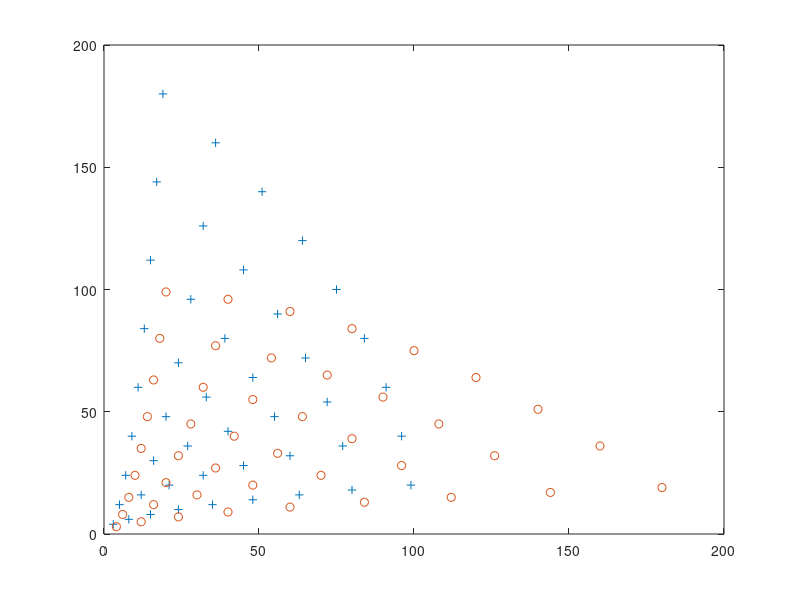

Write the MATLAB code that produced this figure.
%generación de ternas pitagóricas
%dados dos enteros positivos m > n
%a = m^2 - n^2
%b = 2*m*n
%c = m^2 + n^2
%forman una terna pitagorica -> a^2 + b^2 = c^2
%todas las posibles para1 a  m arbitrario
m = 10;
%numero total de ternas
s = (m-1)*m/2;
t = zeros(s,4);
k = 0
for i = 1:m
    for j = 1:i-1
        %se quieren guardar una debajo de otra
        k = k + 1;
        t(k,1) = i^2 - j^2;
        t(k,2) = 2*i*j;
        t(k,3) = i^2 + j^2;
        t(k,4) = sqrt(t(k,1)^2 + t(k,2)^2); %comprobacion
    end
end
plot(t(:,1),t(:,2),'+')
hold on
plot(t(:,2),t(:,1),'o')

        